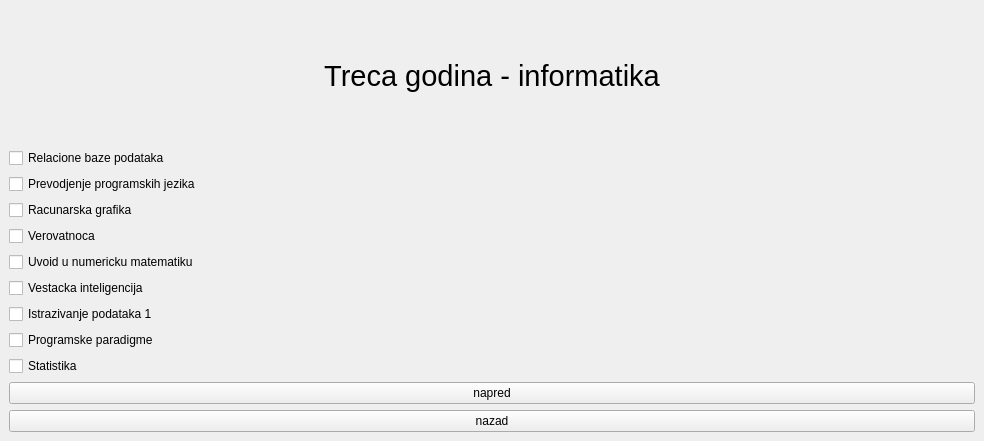
<?xml version="1.0" encoding="UTF-8"?>
<ui version="4.0">
 <class>ThirdYearI</class>
 <widget class="QMainWindow" name="ThirdYearI">
  <property name="geometry">
   <rect>
    <x>0</x>
    <y>0</y>
    <width>984</width>
    <height>441</height>
   </rect>
  </property>
  <property name="windowTitle">
   <string>MainWindow</string>
  </property>
  <widget class="QWidget" name="centralwidget">
   <layout class="QVBoxLayout" name="verticalLayout_2">
    <item>
     <widget class="QLabel" name="label">
      <property name="font">
       <font>
        <pointsize>22</pointsize>
       </font>
      </property>
      <property name="text">
       <string>Treca godina - informatika</string>
      </property>
      <property name="alignment">
       <set>Qt::AlignCenter</set>
      </property>
     </widget>
    </item>
    <item>
     <layout class="QVBoxLayout" name="verticalLayout">
      <item>
       <widget class="QCheckBox" name="checkBox">
        <property name="text">
         <string>Relacione baze podataka</string>
        </property>
       </widget>
      </item>
      <item>
       <widget class="QCheckBox" name="checkBox_4">
        <property name="text">
         <string>Prevodjenje programskih jezika</string>
        </property>
       </widget>
      </item>
      <item>
       <widget class="QCheckBox" name="checkBox_5">
        <property name="text">
         <string>Racunarska grafika</string>
        </property>
       </widget>
      </item>
      <item>
       <widget class="QCheckBox" name="checkBox_3">
        <property name="text">
         <string>Verovatnoca</string>
        </property>
       </widget>
      </item>
      <item>
       <widget class="QCheckBox" name="checkBox_2">
        <property name="text">
         <string>Uvoid u numericku matematiku</string>
        </property>
       </widget>
      </item>
     </layout>
    </item>
    <item>
     <layout class="QVBoxLayout" name="verticalLayout_3">
      <item>
       <widget class="QCheckBox" name="checkBox_8">
        <property name="text">
         <string>Vestacka inteligencija</string>
        </property>
       </widget>
      </item>
      <item>
       <widget class="QCheckBox" name="checkBox_9">
        <property name="text">
         <string>Istrazivanje podataka 1</string>
        </property>
       </widget>
      </item>
      <item>
       <widget class="QCheckBox" name="checkBox_10">
        <property name="text">
         <string>Programske paradigme</string>
        </property>
       </widget>
      </item>
      <item>
       <widget class="QCheckBox" name="checkBox_7">
        <property name="text">
         <string>Statistika</string>
        </property>
       </widget>
      </item>
     </layout>
    </item>
    <item>
     <widget class="QPushButton" name="next_pushButton">
      <property name="text">
       <string>napred</string>
      </property>
     </widget>
    </item>
    <item>
     <widget class="QPushButton" name="back_pushButton">
      <property name="text">
       <string>nazad</string>
      </property>
     </widget>
    </item>
   </layout>
  </widget>
 </widget>
 <resources/>
 <connections>
  <connection>
   <sender>next_pushButton</sender>
   <signal>clicked()</signal>
   <receiver>ThirdYearI</receiver>
   <slot>next_button_clicked()</slot>
   <hints>
    <hint type="sourcelabel">
     <x>68</x>
     <y>382</y>
    </hint>
    <hint type="destinationlabel">
     <x>518</x>
     <y>346</y>
    </hint>
   </hints>
  </connection>
  <connection>
   <sender>back_pushButton</sender>
   <signal>clicked()</signal>
   <receiver>ThirdYearI</receiver>
   <slot>on_back_button_clicked()</slot>
   <hints>
    <hint type="sourcelabel">
     <x>29</x>
     <y>410</y>
    </hint>
    <hint type="destinationlabel">
     <x>523</x>
     <y>400</y>
    </hint>
   </hints>
  </connection>
 </connections>
 <slots>
  <slot>next_button_clicked()</slot>
  <slot>on_back_button_clicked()</slot>
 </slots>
</ui>
